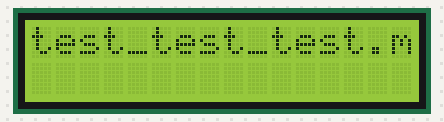
Bench run of a program on a simulated Raspberry Pi (BCM pin numbers). On the bench: 16×2 character LCD. Library files of the repository ran but are not shown: RPi_I2C_LCD.py. At 0.3 s the program stops and its outputs stay as they are.

Above: at 0.3 s.

The program:

test2.py
```python
#!/usr/bin/python

from lib.RPi_I2C_LCD import LCD

lcd = LCD()

def main():

    lcd.set_backlight(True)

    # first banner
    lcd.set_cursor(row=0)
    lcd.message("test_test_test.mp3")

if __name__ == "__main__":
    main()
```
